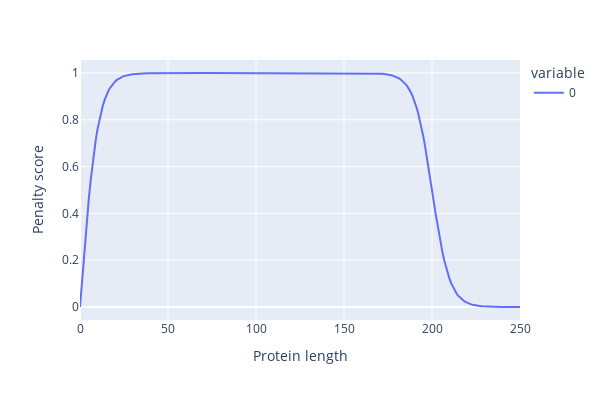

This figure's notebook cell:
### Code cell
import plotly.express as px
x = range(251)
y = []
for i in x:
    y.append((1-sigmoid(i,L0,0.2)) * np.tanh(i*0.1))

fig = px.line(y,labels={"index": "Protein length", "value": "Penalty score"}, width=600, height=400)
fig.show()

### Figure 1 — Plotly figure (JSON) as saved in the notebook; plotly's stock layout.template omitted (floating-point values rounded to 4 significant figures; data arrays with more than 128 entries replaced by an {"elided": "..."} marker saying what was removed)
{"data": [{"hovertemplate": "variable=0<br>Protein length=%{x}<br>Penalty score=%{y}<extra></extra>", "legendgroup": "0", "line": {"color": "#636efa", "dash": "solid"}, "marker": {"symbol": "circle"}, "mode": "lines", "name": "0", "orientation": "v", "showlegend": true, "type": "scatter", "x": {"elided": "251 int values"}, "xaxis": "x", "y": {"elided": "251 float values"}, "yaxis": "y"}], "layout": {"height": 400, "legend": {"title": {"text": "variable"}, "tracegroupgap": 0}, "margin": {"t": 60}, "width": 600, "xaxis": {"anchor": "y", "domain": [0, 1], "title": {"text": "Protein length"}}, "yaxis": {"anchor": "x", "domain": [0, 1], "title": {"text": "Penalty score"}}}}
